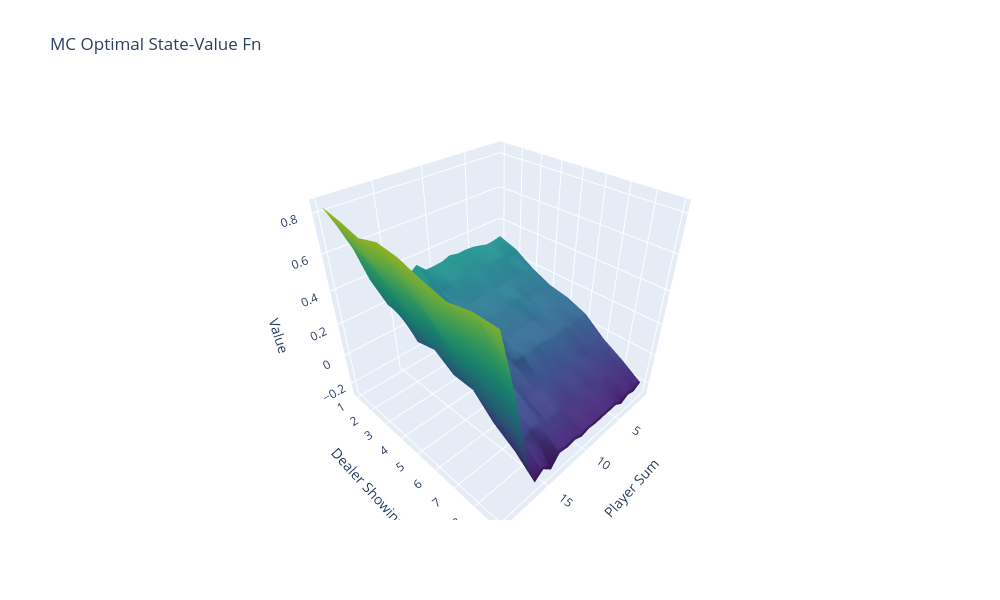

The notebook cell this image was saved under:
### Code cell
X = np.arange(1,21)
Y = np.arange(1,10)
plot_3d_surfaces(X, Y, [np.max(optim_q, axis=2)], titles=[""], heading="MC Optimal State-Value Fn")

### Figure 1 — Plotly figure (JSON) as saved in the notebook; plotly's stock layout.template omitted (floating-point values rounded to 4 significant figures; data arrays with more than 128 entries replaced by an {"elided": "..."} marker saying what was removed)
{"data": [{"colorscale": [[0, "#440154"], [0.1111, "#482878"], [0.2222, "#3e4989"], [0.3333, "#31688e"], [0.4444, "#26828e"], [0.5556, "#1f9e89"], [0.6667, "#35b779"], [0.7778, "#6ece58"], [0.8889, "#b5de2b"], [1, "#fde725"]], "scene": "scene", "showscale": false, "type": "surface", "x": [1, 2, 3, 4, 5, 6, 7, 8, 9, 10, 11, 12, 13, 14, 15, 16, 17, 18, 19, 20], "y": [1, 2, 3, 4, 5, 6, 7, 8, 9], "z": {"elided": "10x21 float values"}}], "layout": {"height": 600, "scene": {"domain": {"x": [0, 1], "y": [0, 1]}, "xaxis": {"title": {"text": "Player Sum"}}, "yaxis": {"title": {"text": "Dealer Showing"}}, "zaxis": {"title": {"text": "Value"}}}, "title": {"text": "MC Optimal State-Value Fn"}, "width": 1000}}
